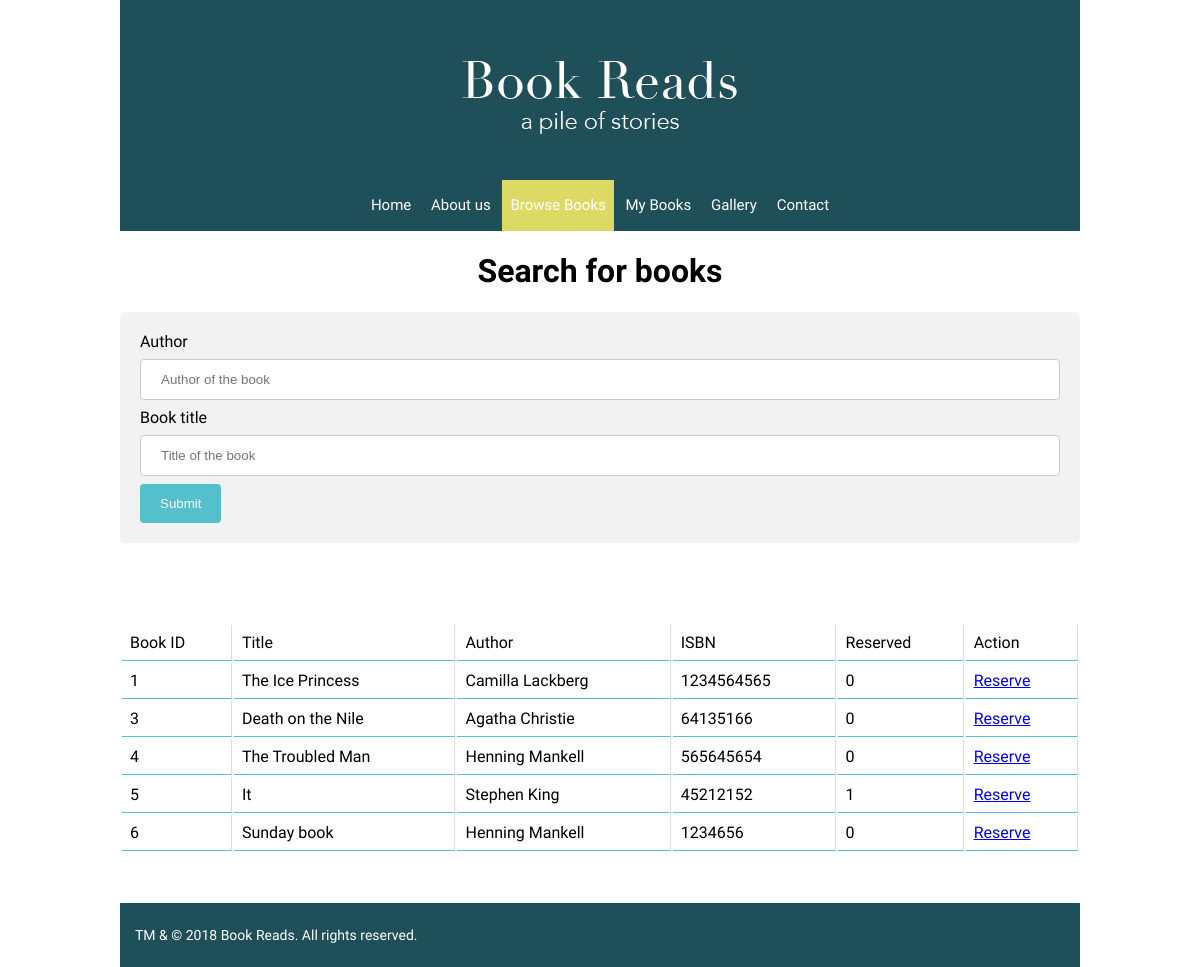
Screenshot of /browse.php with the database file from the repository.
### tables this page shows
CREATE TABLE `books` (
  `ID` int(11) NOT NULL,
  `ISBN` int(11) NOT NULL,
  `Title` varchar(255) NOT NULL,
  `Pages` int(11) NOT NULL,
  `Publisher` varchar(255) NOT NULL,
  `Date` date NOT NULL,
  `reserved` tinyint(1) NOT NULL
);

CREATE TABLE `author` (
  `ID` int(11) NOT NULL,
  `first_name` varchar(255) NOT NULL,
  `last_name` varchar(255) NOT NULL,
  `Birthday` date NOT NULL,
  `City` varchar(255) NOT NULL,
  `Country` varchar(255) NOT NULL
);

### config.php (called while the page is built, shortened)
<?php
$current_uri = $_SERVER['REQUEST_URI'];
$current_array = explode('/', $current_uri);
$current_page = end($current_array);
?>

### browse.php (the view, shortened to what this page needs)
<!doctype HTML>
<?php
include ('config.php');
@ $db = new mysqli($dbserver, $dbuser, $dbpasswd, $dbname);
$query = "SELECT books.ID, books.Title, books.ISBN, author.first_name, author.last_name, books.reserved FROM books
JOIN author_books ON books.ID = author_books.bookID
JOIN author ON author.ID = author_books.authorID";
$statement = $db->prepare($query);
$statement -> bind_result($ID, $title, $isbn, $author_first, $author_last, $reserved);
$statement->execute();
?>
<html>
<head>
    <link rel="stylesheet" href="css/main.css">
</head>
<body class="site">
    <?php include("header.php") ?>
		<h1>Search for books</h1>
     <div class="containerform">
              <form action="" method = "post">
                <label for="first_name">Author</label>
                <input type="text" id="author" name="author" placeholder="Author of the book">
                <label for="last_name">Book title</label>
                <input type="text" id="title" name="title" placeholder="Title of the book">
                <input type="submit" name="submit" value="Submit">
              </form>
            </div>
	<?php
	echo '<table cellpadding="6">';
	echo '<tr><td> Book ID </td><td>Title</td><td>Author</td><td>ISBN</td><td>Reserved</td><td>Action</td> </b> </tr>';
	while($statement->fetch()) {
		if ($reserved==0 || $reserved==1 ){
		echo "<tr>";
		echo "<td> $ID </td><td> $title </td><td> $author_first $author_last </td><td> $isbn </td><td> $reserved</td>";
		echo '<td><a href="reserved.php?ID='.urlencode($ID). '"> Reserve </a></td>';
		echo "</tr>";
		}
	}
	echo "</table>";
	?>
<?php include("footer.php") ?>
</body>
</html>

### header.php (shortened to what this page needs)
<header class="site">
    <img src="bookreads_cover.png" alt="Home Cover" class="hometop">
    <nav id="topmenu">
                <ul class="nav">
                 <li> <a class="<?php echo ($current_page == 'index.php' || $current_page == '') ? 'active' : NULL ?>" href="index.php">Home</a>
                 </li>
                    <li>
                        <a class="<?php echo ($current_page == 'about.php') ? 'active' : NULL ?>" href="about.php">About us</a>
                    </li>
                    <li>
                        <a class="<?php echo ($current_page == 'browse.php') ? 'active' : NULL ?>" href="browse.php">Browse Books</a>
                    </li>
                    <li>
                        <a class="<?php echo ($current_page == 'mybooks.php') ? 'active' : NULL ?>" href="mybooks.php">My Books</a>
                    </li>
					 <li>
                        <a class="<?php echo ($current_page == 'gallery.php') ? 'active' : NULL ?>" href="gallery.php">Gallery</a>
                    </li>
                    <li>
                        <a class="<?php echo ($current_page == 'contact.php') ? 'active' : NULL ?>" href="contact.php">Contact</a>
                    </li>
                </ul>
            </nav>
</header>

### footer.php
<footer id="pagefooter" class="site">
                <p>TM & © 2018 Book Reads. All rights reserved.</p>
            </footer>

### css/main.css (style rules this page uses)
body { font-family: 'Prompt', sans-serif; }
.site { max-width: 960px; margin: 0 auto; }
.hometop { display: block; margin-left: auto; margin-right: auto; }
#topmenu { font-size: 15px; background: #1f4f58; margin-top: 0px; }
#topmenu ul { list-style: none; padding: 0; margin: 0; text-align: center; }
#topmenu ul li { padding: 0; margin: 0; display: inline-block; }
#topmenu ul li a { color: #fff; text-decoration: none; line-height: 35px; padding: 8px; display: block; }
.active { background: #dcda65; }
h1 { text-align: center; }
table { width: 100%; }
td { border-right: 1px solid #dddddd; border-bottom: 1px solid #53c0cc; text-align: left; padding: 8px; }
input[type=text], select, textarea { width: 100%; padding: 12px; border: 1px solid #ccc; border-radius: 4px; box-sizing: border-box; margin-top: 6px; margin-bottom: 16px; resize: vertical; }
input[type=submit] { background-color: #53c0cc; color: white; padding: 12px 20px; border: none; border-radius: 4px; cursor: pointer; }
.containerform { border-radius: 5px; background-color: #f2f2f2; padding: 20px; margin-left: auto; margin-right: auto; margin-bottom: 80px; }
.loginform, input[type=text], input[type=password] { width: 100%; padding: 12px 20px; margin: 8px 0; display: inline-block; border: 1px solid #ccc; box-sizing: border-box; }
#pagefooter { margin-top:50px; background: #1f4f58; color: #fff; padding: 10px 0 10px 15px; font-size: 14px; }

### rows the page displays
books: ID "1", Title "The Ice Princess", author.first_name "Camilla", author.last_name "Lackberg", ISBN "1234564565", reserved "0"
books: ID "3", Title "Death on the Nile", author.first_name "Agatha", author.last_name "Christie", ISBN "64135166", reserved "0"
books: ID "4", Title "The Troubled Man", author.first_name "Henning", author.last_name "Mankell", ISBN "565645654", reserved "0"
books: ID "5", Title "It", author.first_name "Stephen", author.last_name "King", ISBN "45212152", reserved "1"
books: ID "6", Title "Sunday book", author.first_name "Henning", author.last_name "Mankell", ISBN "1234656", reserved "0"
